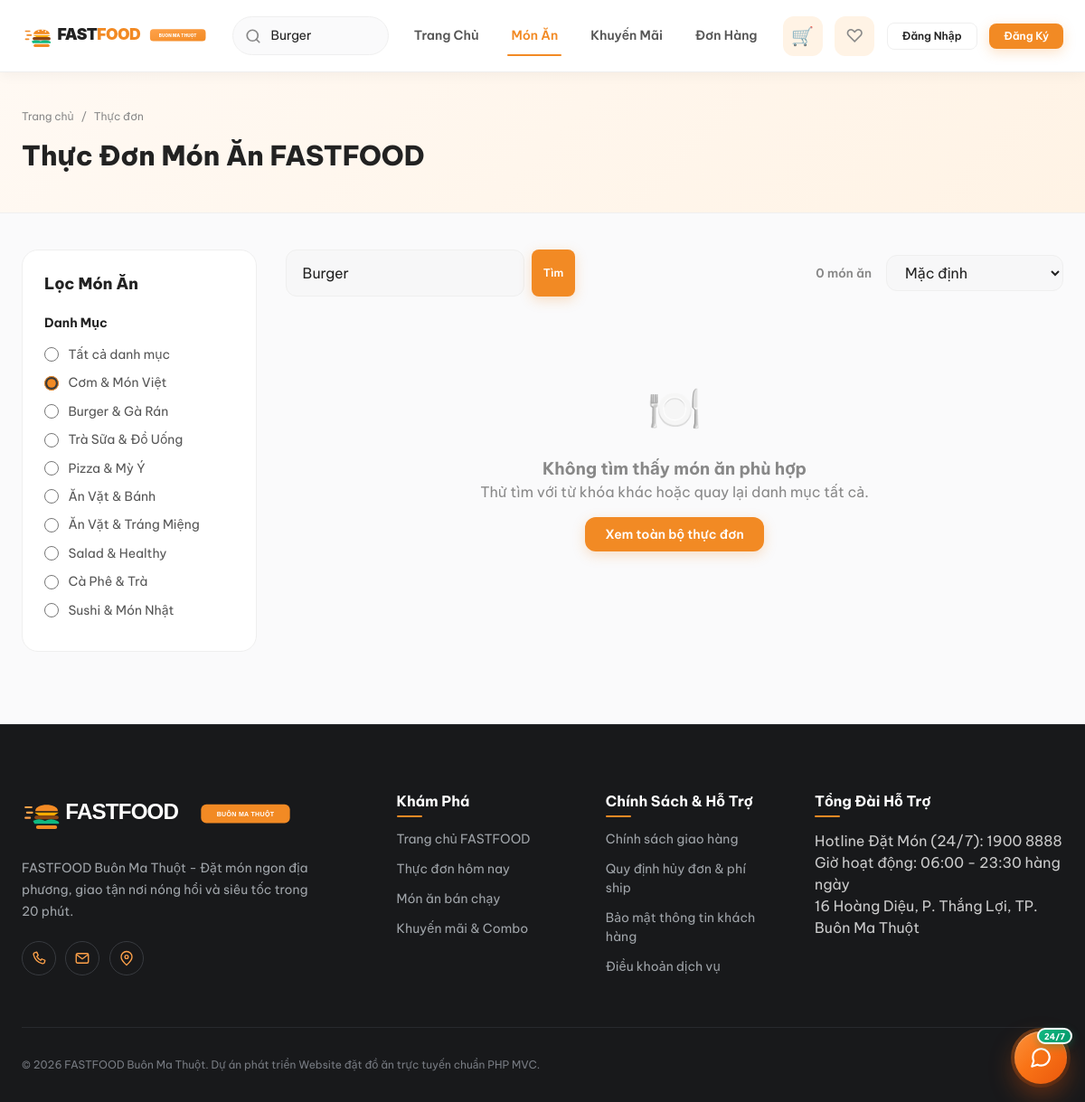
The page /foods.php?category=com&search=Burger on the database as committed earlier.
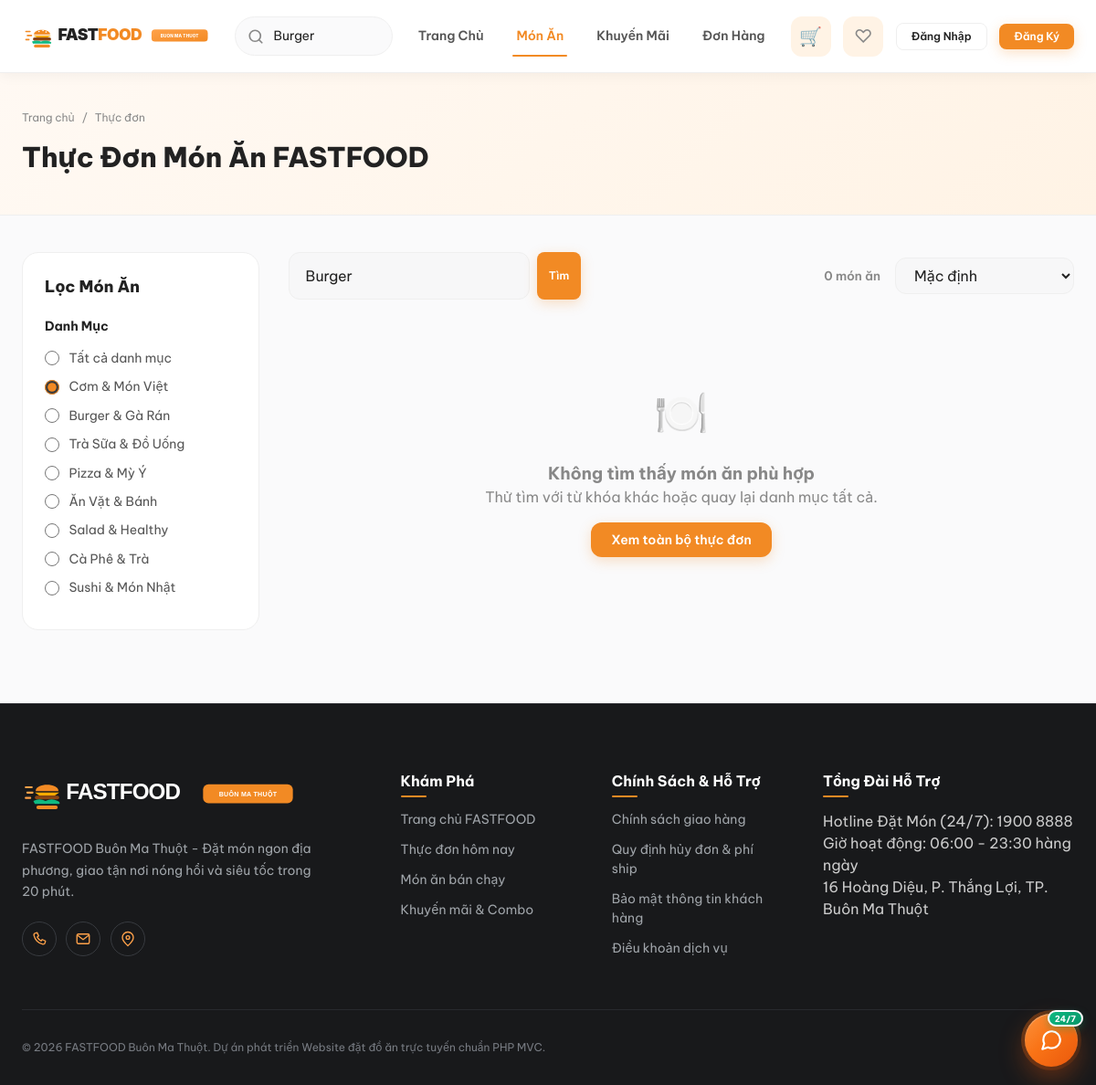
The same page on the database as committed later.
### tables this page shows
CREATE TABLE `categories` (
  `id` int(10) unsigned NOT NULL AUTO_INCREMENT,
  `restaurant_id` bigint(20) unsigned DEFAULT NULL COMMENT 'NULL nếu là danh mục chung toàn hệ thống, có ID nếu quán tự tạo',
  `name` varchar(100) NOT NULL COMMENT 'Tên danh mục (ví dụ: Cơm, Trà sữa, Burger)',
  `slug` varchar(120) NOT NULL COMMENT 'Đường dẫn tĩnh danh mục',
  `icon_url` varchar(500) DEFAULT NULL COMMENT 'Icon minh họa',
  `display_order` int(11) DEFAULT 0 COMMENT 'Thứ tự hiển thị',
  `is_active` tinyint(1) DEFAULT 1 COMMENT '1 = Hiển thị, 0 = Ẩn',
  `created_at` timestamp NOT NULL DEFAULT current_timestamp(),
  `updated_at` timestamp NOT NULL DEFAULT current_timestamp() ON UPDATE current_timestamp(),
  PRIMARY KEY (`id`),
  UNIQUE KEY `slug` (`slug`),
  KEY `fk_categories_restaurant` (`restaurant_id`),
  KEY `idx_categories_slug` (`slug`),
  KEY `idx_categories_display_order` (`display_order`),
  CONSTRAINT `fk_categories_restaurant` FOREIGN KEY (`restaurant_id`) REFERENCES `restaurants` (`id`) ON DELETE SET NULL ON UPDATE CASCADE
);

### helpers/functions.php (called while the page is built, shortened)
<?php
function escapeHtml($str) {
    return htmlspecialchars((string)($str ?? ''), ENT_QUOTES, 'UTF-8');
}
function getUrl($path = '') {
    $cleanPath = ltrim($path, '/');
    $url = BASE_URL . ($cleanPath ? '/' . $cleanPath : '');
    return $url;
}
    ?>

### foods.php (the view, shortened to what the changed rows need)
<?php
$db = getDB();
$rawCategories = $db->query("SELECT * FROM categories WHERE is_active = 1 ORDER BY (id >= 30) DESC, display_order ASC, id ASC")->fetchAll();
$categories = [];
$seenCatNames = [];
foreach ($rawCategories as $cat) {
    $cleanName = mb_strtolower(trim($cat['name']), 'UTF-8');
    if (!isset($seenCatNames[$cleanName])) {
        $seenCatNames[$cleanName] = true;
        $categories[] = $cat;
    }
}
usort($categories, fn($a, $b) => ($a['display_order'] ?? 0) <=> ($b['display_order'] ?? 0));
$selectedCat = trim($_GET['category'] ?? 'all');
$search      = trim($_GET['search'] ?? '');
require_once ROOT_PATH . '/includes/header.php';
?>
<div class="page-header-bar">
  <div class="container">
    <h1 class="page-title">Thực Đơn Món Ăn FASTFOOD</h1>
  </div>
</div>
<main class="container">
  <div class="layout-with-sidebar">
    <aside class="filter-sidebar">
      <div class="filter-group">
        <?php foreach ($categories as $cat):
          $val = $cat['slug'] ?: (string)$cat['id'];
          $isChecked = ($selectedCat === $val || $selectedCat == $cat['id']);
        ?>
          <label class="filter-checkbox-item">
            <input type="radio" name="f-cat" class="food-cat-filter" value="<?= escapeHtml($val) ?>" <?= $isChecked ? 'checked' : '' ?>
                   onchange="location.href='<?= getUrl('foods.php?category=' . urlencode($val) . ($search ? '&search=' . urlencode($search) : '')) ?>'">
            <span><?= escapeHtml($cat['name']) ?></span>
          </label>
        <?php endforeach; ?>
      </div>
    </aside>
  </div>
</main>
<?php require_once ROOT_PATH . '/includes/footer.php'; ?>

### includes/footer.php (shortened to what the changed rows need)
<?php
$footerRaw = null;
try {
    $db = getDB();
    $footerRaw = $db->query("SELECT content FROM website_content WHERE collection_name = 'footer_settings' LIMIT 1")->fetchColumn();
} catch (Exception $e) {}
$footerData = $footerRaw ? json_decode($footerRaw, true) : null;
$fExploreLinks = !empty($footerData['explore_links']) && is_array($footerData['explore_links']) ? $footerData['explore_links'] : [
    ['label' => 'Trang chủ FASTFOOD', 'url' => 'index.php'],
    ['label' => 'Thực đơn hôm nay', 'url' => 'foods.php'],
    ['label' => 'Món ăn bán chạy', 'url' => 'foods.php?sort=popular'],
    ['label' => 'Khuyến mãi & Combo', 'url' => 'foods.php?sort=price-asc']
];
$fPolicyLinks  = !empty($footerData['policy_links']) && is_array($footerData['policy_links']) ? $footerData['policy_links'] : [
    ['label' => 'Chính sách giao hàng', 'url' => 'policies.php'],
    ['label' => 'Quy định hủy đơn & phí ship', 'url' => 'policies.php#cancellation'],
    ['label' => 'Bảo mật thông tin khách hàng', 'url' => 'policies.php#privacy'],
    ['label' => 'Điều khoản dịch vụ', 'url' => 'policies.php#terms']
];
?>
  <footer class="site-footer" id="site-footer">
    <div class="container">
      <div class="footer-grid">
        <div>
          <div class="footer-links">
            <?php foreach ($fExploreLinks as $link): ?>
              <?php $u = (strpos($link['url'], 'http') === 0) ? $link['url'] : getUrl($link['url']); ?>
              <a href="<?= escapeHtml($u) ?>" class="footer-link"><?= escapeHtml($link['label']) ?></a>
            <?php endforeach; ?>
          </div>
        </div>
        <div>
          <div class="footer-links">
            <?php foreach ($fPolicyLinks as $link): ?>
              <?php $u = (strpos($link['url'], 'http') === 0) ? $link['url'] : getUrl($link['url']); ?>
              <a href="<?= escapeHtml($u) ?>" class="footer-link"><?= escapeHtml($link['label']) ?></a>
            <?php endforeach; ?>
          </div>
        </div>
      </div>
    </div>
  </footer>
</body>
</html>

Rows that differ between the two databases and show on the page:
no longer on this page (row edited): categories: slug "☐ Ăn Vặt & Tráng Miệng", name "Ăn Vặt & Tráng Miệng"
